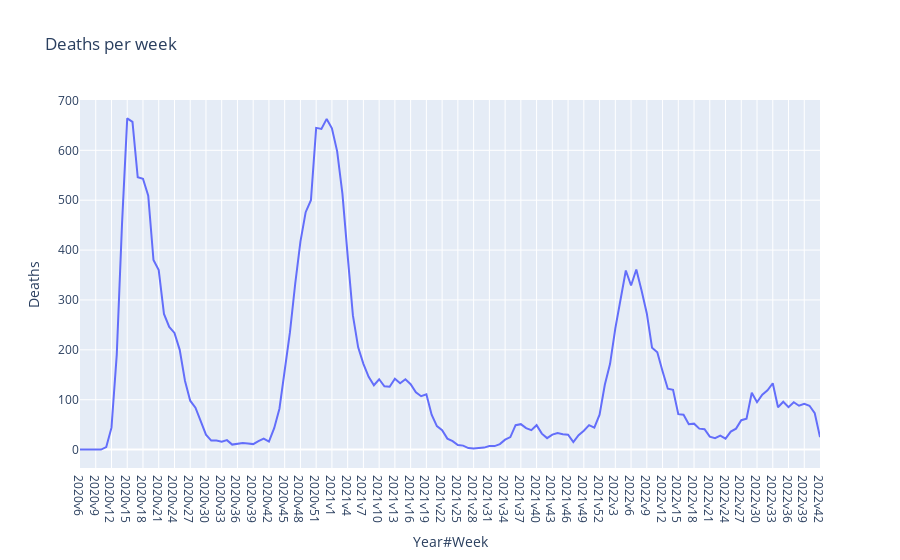
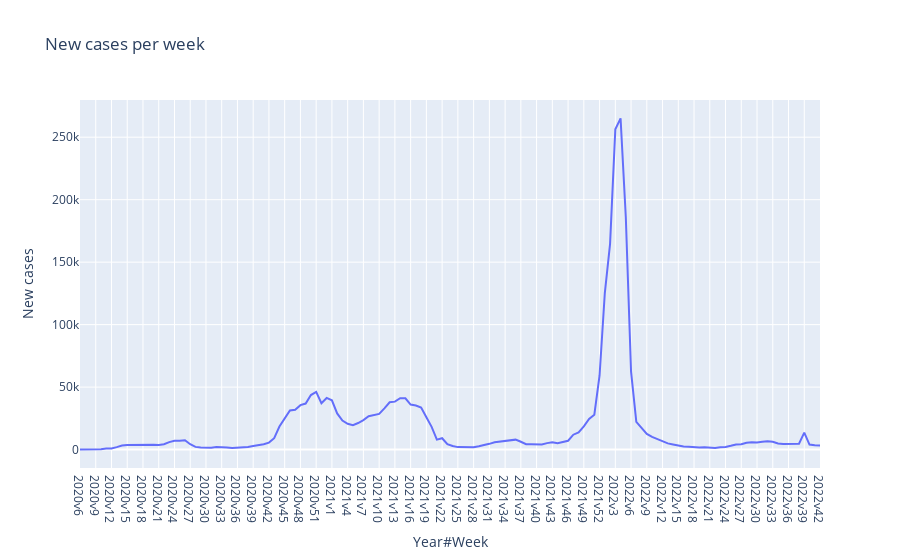
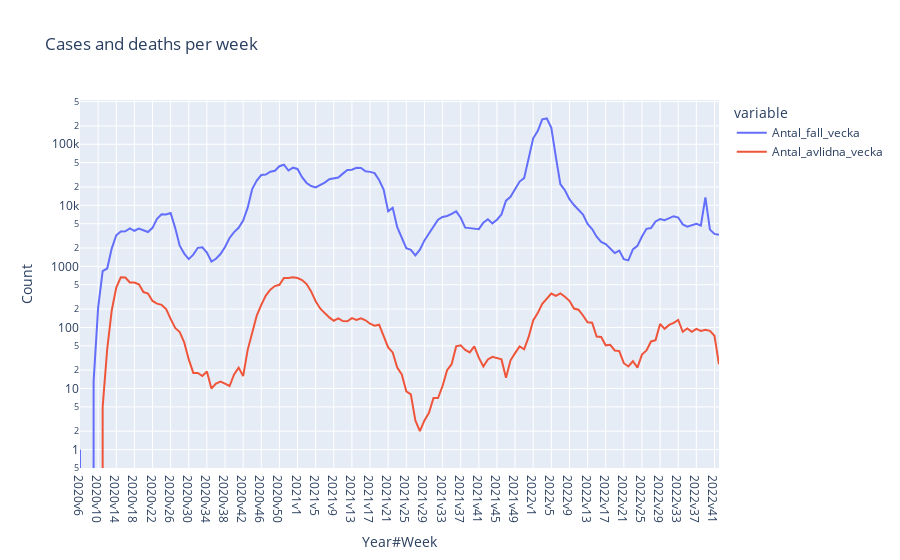
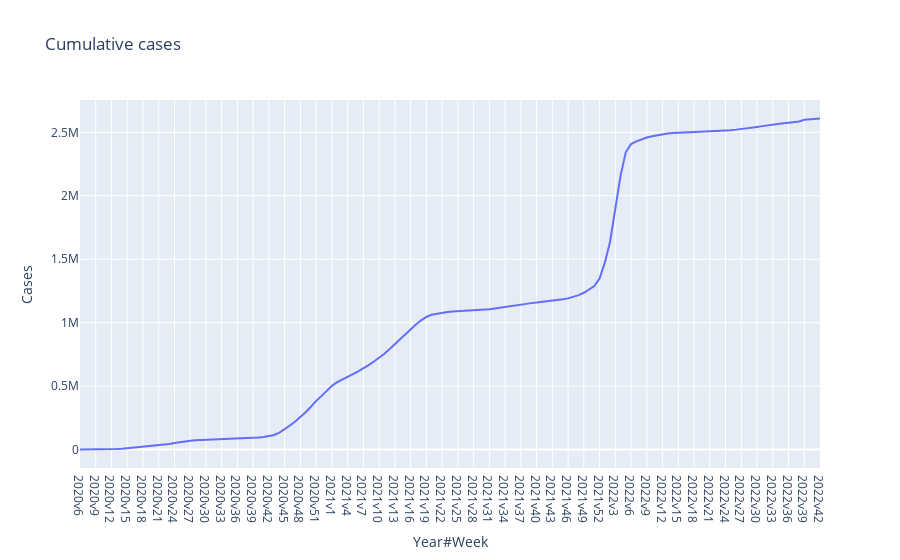

Notebook cell for these charts, in order:
### Markdown cell above
### Plotly express plots

### Code cell
import plotly_express as px

titles = {
    "Deaths per week": "Antal_avlidna_vecka",
    "New cases per week": "Antal_fall_vecka",
    "Cases and deaths per week": ["Antal_fall_vecka", "Antal_avlidna_vecka"],
    "Cumulative cases": "Kum_antal_fall"
}

labels = ["Deaths", "New cases", "Count", "Cases"]

for title, label in zip(titles, labels):
    fig = px.line(
        df_weeks,
        x="Vecka",
        y=titles[title],
        title = title,
        log_y=isinstance(titles[title], list),
    )
    fig.update_layout(
        hovermode="x",
        xaxis_title="Year#Week",
        yaxis_title=label,
    )
    fig.show()
    fig.write_html("Visualizations/" + "SWE_" + title.replace(" ", "_") + ".html")

### Figure 1 — Plotly figure (JSON) as saved in the notebook; plotly's stock layout.template omitted (floating-point values rounded to 4 significant figures; data arrays with more than 128 entries replaced by an {"elided": "..."} marker saying what was removed)
{"data": [{"hovertemplate": "Vecka=%{x}<br>Antal_avlidna_vecka=%{y}<extra></extra>", "legendgroup": "", "line": {"color": "#636efa", "dash": "solid"}, "marker": {"symbol": "circle"}, "mode": "lines", "name": "", "orientation": "v", "showlegend": false, "type": "scatter", "x": {"elided": "142 str values"}, "xaxis": "x", "y": {"elided": "142 int values"}, "yaxis": "y"}], "layout": {"hovermode": "x", "legend": {"tracegroupgap": 0}, "title": {"text": "Deaths per week"}, "xaxis": {"anchor": "y", "domain": [0, 1], "title": {"text": "Year#Week"}}, "yaxis": {"anchor": "x", "domain": [0, 1], "title": {"text": "Deaths"}}}}

### Figure 2 — Plotly figure (JSON) as saved in the notebook; plotly's stock layout.template omitted (floating-point values rounded to 4 significant figures; data arrays with more than 128 entries replaced by an {"elided": "..."} marker saying what was removed)
{"data": [{"hovertemplate": "Vecka=%{x}<br>Antal_fall_vecka=%{y}<extra></extra>", "legendgroup": "", "line": {"color": "#636efa", "dash": "solid"}, "marker": {"symbol": "circle"}, "mode": "lines", "name": "", "orientation": "v", "showlegend": false, "type": "scatter", "x": {"elided": "142 str values"}, "xaxis": "x", "y": {"elided": "142 int values"}, "yaxis": "y"}], "layout": {"hovermode": "x", "legend": {"tracegroupgap": 0}, "title": {"text": "New cases per week"}, "xaxis": {"anchor": "y", "domain": [0, 1], "title": {"text": "Year#Week"}}, "yaxis": {"anchor": "x", "domain": [0, 1], "title": {"text": "New cases"}}}}

### Figure 3 — Plotly figure (JSON) as saved in the notebook; plotly's stock layout.template omitted (floating-point values rounded to 4 significant figures; data arrays with more than 128 entries replaced by an {"elided": "..."} marker saying what was removed)
{"data": [{"hovertemplate": "variable=Antal_fall_vecka<br>Vecka=%{x}<br>value=%{y}<extra></extra>", "legendgroup": "Antal_fall_vecka", "line": {"color": "#636efa", "dash": "solid"}, "marker": {"symbol": "circle"}, "mode": "lines", "name": "Antal_fall_vecka", "orientation": "v", "showlegend": true, "type": "scatter", "x": {"elided": "142 str values"}, "xaxis": "x", "y": {"elided": "142 int values"}, "yaxis": "y"}, {"hovertemplate": "variable=Antal_avlidna_vecka<br>Vecka=%{x}<br>value=%{y}<extra></extra>", "legendgroup": "Antal_avlidna_vecka", "line": {"color": "#EF553B", "dash": "solid"}, "marker": {"symbol": "circle"}, "mode": "lines", "name": "Antal_avlidna_vecka", "orientation": "v", "showlegend": true, "type": "scatter", "x": {"elided": "142 str values"}, "xaxis": "x", "y": {"elided": "142 int values"}, "yaxis": "y"}], "layout": {"hovermode": "x", "legend": {"title": {"text": "variable"}, "tracegroupgap": 0}, "title": {"text": "Cases and deaths per week"}, "xaxis": {"anchor": "y", "domain": [0, 1], "title": {"text": "Year#Week"}}, "yaxis": {"anchor": "x", "domain": [0, 1], "title": {"text": "Count"}, "type": "log"}}}

### Figure 4 — Plotly figure (JSON) as saved in the notebook; plotly's stock layout.template omitted (floating-point values rounded to 4 significant figures; data arrays with more than 128 entries replaced by an {"elided": "..."} marker saying what was removed)
{"data": [{"hovertemplate": "Vecka=%{x}<br>Kum_antal_fall=%{y}<extra></extra>", "legendgroup": "", "line": {"color": "#636efa", "dash": "solid"}, "marker": {"symbol": "circle"}, "mode": "lines", "name": "", "orientation": "v", "showlegend": false, "type": "scatter", "x": {"elided": "142 str values"}, "xaxis": "x", "y": {"elided": "142 int values"}, "yaxis": "y"}], "layout": {"hovermode": "x", "legend": {"tracegroupgap": 0}, "title": {"text": "Cumulative cases"}, "xaxis": {"anchor": "y", "domain": [0, 1], "title": {"text": "Year#Week"}}, "yaxis": {"anchor": "x", "domain": [0, 1], "title": {"text": "Cases"}}}}
